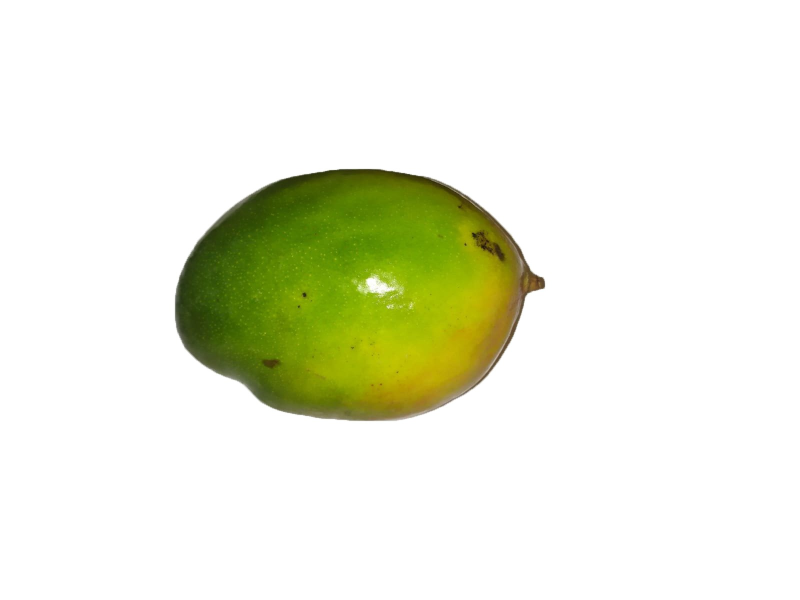
#> input picture img/mango-frente.jpg, 1600 x 1200 px (shown at 1/2 size); its folder holds 8 pictures in this run
$ python calculoMasaFrutas.py
#> lines starting #> are read from the running program, lines starting #| are printed output that depends on the picture; after the words box and inside, x2 and y2 are one past the last pixel; in counts of white or black regions, pixels touching at a corner belong together; long printed decimals are rounded
import cv2
import math
import msvcrt
import time


# [6 lines left out: function cambiaFondoBlanco, not called in this run]

def convierteEscalaGrises(imgMangoFrente1):
    return cv2.cvtColor(imgMangoFrente1,cv2.COLOR_BGR2GRAY)

def binarizaImagen(imgMangoFrente1Gris,u1,u2,y):
    return cv2.threshold(imgMangoFrente1Gris,u1,u2,y)

def filtroGaussiano(imgMangoFrente1Binarizada,mask,y):
    return cv2.GaussianBlur(imgMangoFrente1Binarizada,mask,y)

def detectaBordes(imgMangoFrente1Suavizado,u1,u2):
    return cv2.Canny(imgMangoFrente1Suavizado,u1,u2)

def buscaContornos(imgMangoFrente1Borde):
    return cv2.findContours(imgMangoFrente1Borde.copy(), cv2.RETR_EXTERNAL, cv2.CHAIN_APPROX_SIMPLE)

def dibujaContornos(imgMangoFrente1Normal,imgMangoFrente1Contorno,u1,l,f1):
    return cv2.drawContours(imgMangoFrente1Normal,imgMangoFrente1Contorno,u1,l,f1)

# [39 lines left out: function puntosEje, not called in this run]


def calculoVolumenes(ejes1, ejes2):
    A = int(ejes1[0])
    B = int(ejes1[1])
    C = int(ejes2[0])
    calculo = 4*math.pi*A*B*C
    return calculo

def calculaElipse(contorno,imagen):
    cnt = contorno[0]
    ellipse = cv2.fitEllipse(cnt)
    return ellipse

def excentricidad(ellipse):
    ejeMayor = ellipse[1][0]
    ejeMenor = ellipse[1][1]
    resultado = 0
    if(ejeMenor < ejeMayor):
        resultado = math.sqrt(math.pow(ejeMayor, 2) - math.pow(ejeMenor, 2)) / ejeMayor
    else:
        resultado = math.sqrt(math.pow(ejeMenor, 2) - math.pow(ejeMayor, 2)) / ejeMenor
    return resultado

def tipoDeFruta(redondez, excentricidad):
    media = redondez*excentricidad
    tipo = 0
    if(media > 0.51):
        tipo = "Mango"
    elif(media > 0.31 and media < 0.5):
        tipo = "Naranja"
    else:
        tipo = "Manzana"
    return tipo


def redondez(contorno):
    cnt= contorno[0]
    area = cv2.contourArea(cnt)
    perimetro = cv2.arcLength(cnt, True)
    resultado = 4* math.pi *(area / math.pow(perimetro,2))
    return resultado

def densidadFruta(fruta):
    densidad = 0
    if(fruta == "Naranja"):
        densidad = 2.35*(math.pow(10, -6))
    elif(fruta == "Mango"):
        densidad = 2.32*math.pow(10, -6)
    else:
        densidad = 2.17*math.pow(10, -6)
    return densidad
print("""**************Instrucciones de uso*******************
Inicialmente se puede escoger entre una imagen precargada manualmente o una de nuestra base de datos:
    - Si escoge la opcion de utilizar una imagen precargada debera seleccionar la opcion 0 en el teclado y proporcionar el nombre de la imagen de frente y de arriba, en ese orden
    - Si escoge una opcion de nuestra base de datos simplemtente debera teclear el numero que desee

Funcionamiento del mismo:
    1. En consola ira apareciendo una explicacion paso a paso que esta realizando el algoritmo
    2. Se abriran 2 ventanas con las imagenes de frente y desde arriba mostrando esos resultados
    3. Para que el algoritmo avance de paso a paso debera cerrar las ventanas de las imagenes que se han abierto\n\n""")


def menu():

    print("************************\n",
"Selecciona la fruta para calcular su masa\n",
"0) Otra opcion\n",
"1) Mango1\n",
"2) Mango2\n",
"3) Mango3\n",
"4) Manzana1\n",
"5) Manzana2\n",
"6) Manzana3\n",
"7) Naranja1\n",
"8) Naranja2\n",
"9) Naranja3\n"

)


def programa():
    aux = 1000
    menu()
    aux = int(input("Selecione Opcion\n"))
#> the answer given: 1
    while(aux>=0 and aux<=9):
        imagenFrente = 0
        imagenArriba = 0
        if aux==0:
            print("Las imagenes deben estar contenidas en la carpeta llamada 'img' y estar en formato jpg")
            nombreImgFrente = input("Introduzca el nombre de la imagen de frente\n")
            nombreImgArriba = input("Introduzca el nombre de la imagen de arriba\n")
            n0 = "img/{}.jpg".format(nombreImgFrente)
            n1 = "img/{}.jpg".format(nombreImgArriba)
            imagenFrente = cv2.imread(n0,1)
            imagenArriba = cv2.imread(n1,1)

        elif aux==1:
            imagenFrente = cv2.imread("img/mango-frente.jpg", 1)
#> imagenFrente is the input picture: shape (1200, 1600, 3); mean B, G, R 219.6, 237.6, 234.7
            imagenArriba = cv2.imread("img/mango-arriba.jpg",1)
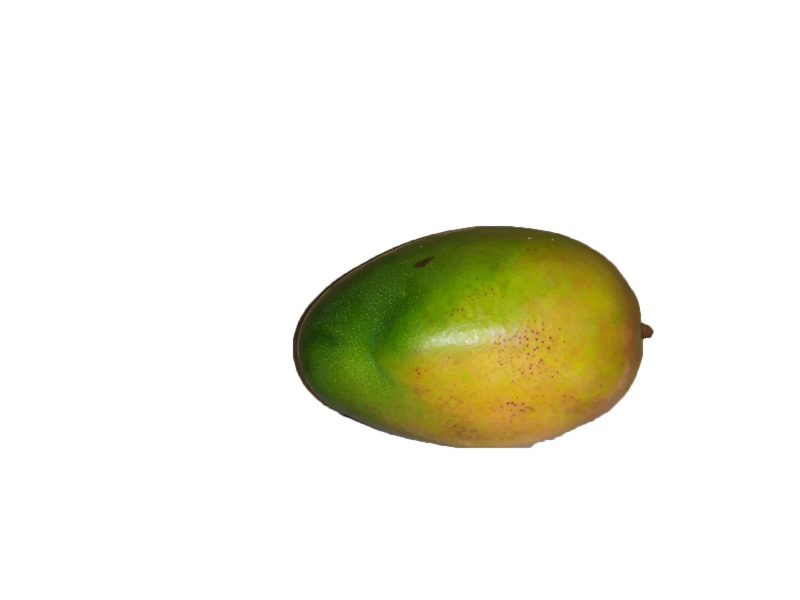
#> input picture img/mango-arriba.jpg, 1600 x 1200 px (shown at 1/2 size)
#> imagenArriba is the input picture: shape (1200, 1600, 3); mean B, G, R 226.3, 238.5, 239.1

        elif aux==2:
            imagenFrente = cv2.imread("img/mango2-frente.jpg", 1)
            imagenArriba = cv2.imread("img/mango2-arriba.jpg",1)

        elif aux==3:
            imagenFrente = cv2.imread("img/mango3-frente.jpg", 1)
            imagenArriba = cv2.imread("img/mango3-arriba.jpg",1)

        elif aux==4:
            imagenFrente = cv2.imread("img/manzana1-frente.jpg", 1)
            imagenArriba = cv2.imread("img/manzana1-arriba.jpg",1)

        elif aux==5:
            imagenFrente = cv2.imread("img/manzana2-frente.jpg", 1)
            imagenArriba = cv2.imread("img/manzana2-arriba.jpg",1)

        elif aux==6:
            imagenFrente = cv2.imread("img/manzana3-frente.jpg", 1)
            imagenArriba = cv2.imread("img/manzana3-arriba.jpg",1)

        elif aux==7:
            imagenFrente = cv2.imread("img/naranja1-frente.jpg", 1)
            imagenArriba = cv2.imread("img/naranja1-arriba.jpg",1)

        elif aux==8:
            imagenFrente = cv2.imread("img/naranja2-frente.jpg", 1)
            imagenArriba = cv2.imread("img/naranja2-arriba.jpg",1)

        elif aux==9:
            imagenFrente = cv2.imread("img/naranja3-frente.jpg", 1)
            imagenArriba = cv2.imread("img/naranja3-arriba.jpg",1)


        imagenFrente = cv2.resize(imagenFrente, (800, 600))
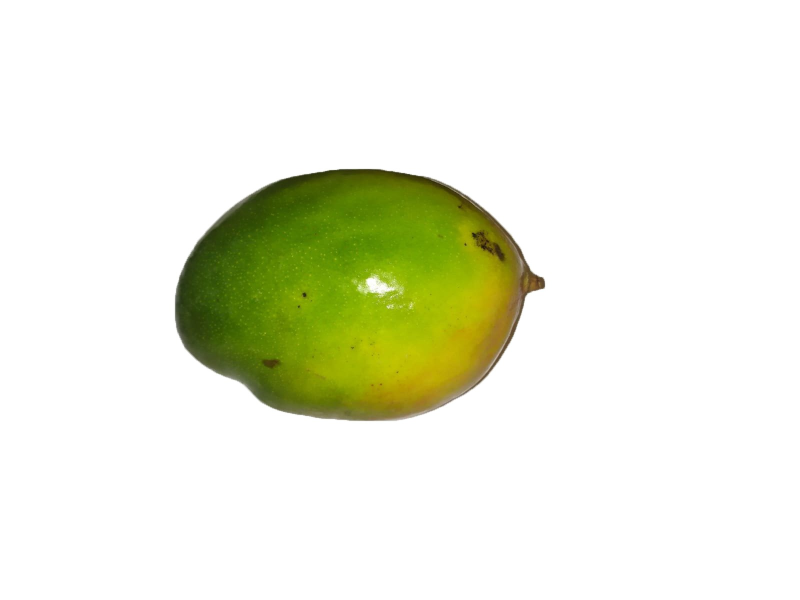
#> imagenFrente: shape (600, 800, 3); mean B, G, R 219.7, 237.7, 234.7
        imagenArriba = cv2.resize(imagenArriba, (800, 600))
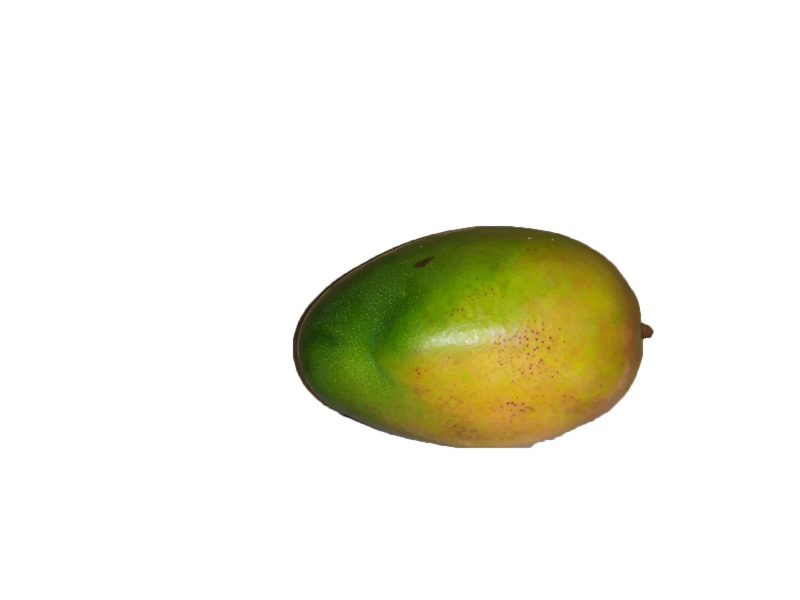
#> imagenArriba: shape (600, 800, 3); mean B, G, R 226.3, 238.6, 239.1

        print("=====================================================================")
        #muestra imagen de frente y arriba
        print("Paso 1) Se muestran las imagenes seleccionadas")
        cv2.imshow("Imagen de frente", imagenFrente)
        cv2.imshow("Imagen de arriba", imagenArriba)

        cv2.waitKey(0)

        #convierte escala de grises
        print("Paso 2) Se realiza la conversion de las imagenes originales a escala de grises")
        gris =  convierteEscalaGrises(imagenFrente)
        gris2 = convierteEscalaGrises(imagenArriba)

        cv2.imshow("Imagen de frente en escala de grises", gris)
        cv2.imshow("Imagen de arriba en escala de grises", gris2)

        cv2.waitKey(0)

        #binariza la imagen con umbral minimo y maximo
        print("""Paso 3) Se binariza la imagen en escala de grises utilizando umbrales: todos los pixeles que esten por encima del valor
        240 se convierten en blanco y el resto en negro""")
        ret,thresh = binarizaImagen(gris, 244, 255, 0)
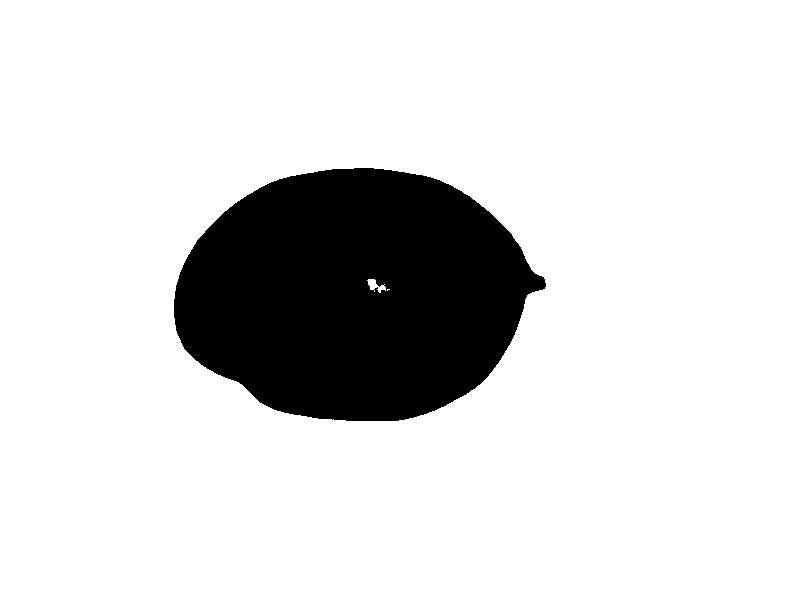
#> thresh: shape (600, 800); 85.3% white; 1 black region, box (x1, y1, x2, y2) and area: (174, 168, 546, 421) 70533
#> ret = 244
        ret2,thresh2 = binarizaImagen(gris2, 244, 255, 0)
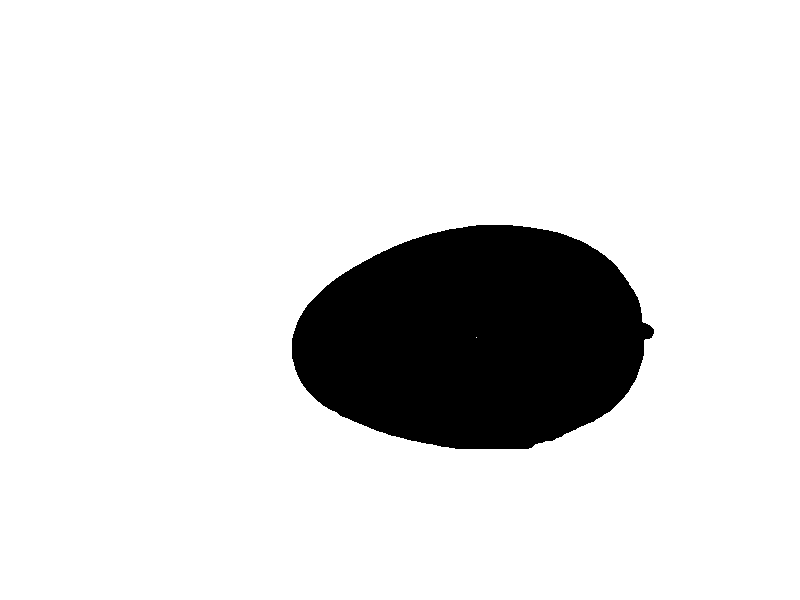
#> thresh2: shape (600, 800); 87.1% white; 1 black region, box (x1, y1, x2, y2) and area: (292, 225, 654, 449) 62095
#> ret2 = 244

        #muestra mangoElipse1s binarizadas
        cv2.imshow("Imagen de frente binarizada", thresh)
        cv2.imshow("Imagen de arriba binarizada", thresh2)

        cv2.waitKey(0)


        #Aplicamos Canny para la deteccion de los bordes
        print("""Paso 4) Se le aplica el metodo de Canny para obtener los contornos. Este metodo inicialmente aplica un filtro
        gaussiano para suavizar la imagen y se obtiene la imagen gradiente, a partir de esta se evalua que pixeles son bordes y cuales no""")
        canny = detectaBordes(thresh, 0, 255)
#> in detectaBordes, `return cv2.Canny(imgMangoFrente1Suavizado,u1,u2)`:
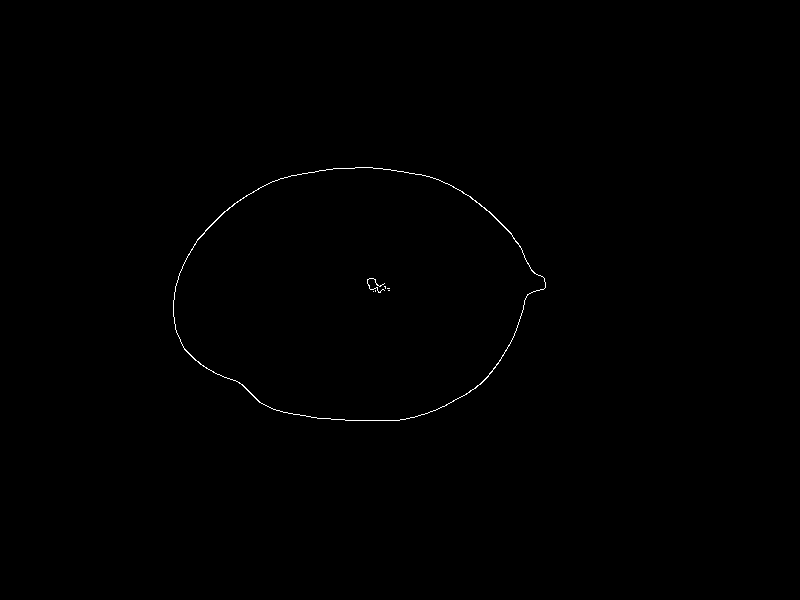
#> returned value: shape (600, 800); 0.23% white in thin lines or dots, all inside (x1, y1, x2, y2) = (173, 167, 546, 421)
        canny2 = detectaBordes(thresh2, 0, 255)
#> call 2 of detectaBordes, with u1 = 0, u2 = 255
#> in detectaBordes (call 2), `return cv2.Canny(imgMangoFrente1Suavizado,u1,u2)`:
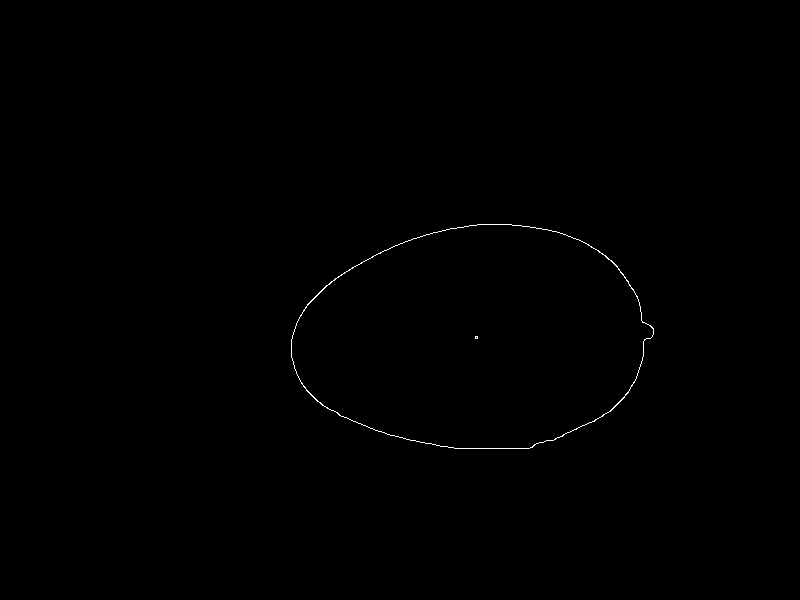
#> returned value: shape (600, 800); 0.2% white in thin lines or dots, all inside (x1, y1, x2, y2) = (291, 224, 654, 449)

        #mostramos las mangoElipse1s aplicadas con Canny
        cv2.imshow("Bordes de la imagen de frente", canny)
        cv2.imshow("Bordes de la imagen cenital", canny2)

        cv2.waitKey(0)
        #Buscamos los posibles contornos , ya que , que sea un borde no quiere
        #decir que sea un contorno
        print("""Paso 5) Se buscan los posibles contornos y se dibujan. Este paso es necesario ya que un borde no es igual que un contorno.
        Un contorno es un conjunto de pixeles que comienzan y acaban en el mismo punto""")
        (contornos,_) = buscaContornos(canny)
#> contornos = 1 contour; box (x1, y1, x2, y2) and area: (173, 167, 546, 421) 70745
        (contornos2,_) = buscaContornos(canny2)
#> contornos2 = 1 contour; box (x1, y1, x2, y2) and area: (291, 224, 654, 449) 62132

        #Dibujamos contornos
        dibujaContornos(imagenFrente, contornos, -1, (0,0,255), 2)
        dibujaContornos(imagenArriba, contornos2, -1, (0,0,255), 2)

        #mostramos los contornos de cada imagen
        cv2.imshow("Contornos dibujados de la imagen de frente", imagenFrente)
        cv2.imshow("Contornos dibujados de la imagen cenital", imagenArriba)

        cv2.waitKey(0)

        #se calcula la elipse y se dibuja
        print("""Paso 6) Se calcula la elipse a partir de los momentos del contorno y se dibujan""")
        elipse1=cv2.ellipse(imagenFrente,calculaElipse(contornos, imagenFrente),(0,255,0),2)
#> in calculaElipse, `cnt = contorno[0]`: cnt = contour of 426 points, box (x1, y1, x2, y2) (173, 167, 546, 421), area 70745
#> in calculaElipse, `ellipse = cv2.fitEllipse(cnt)`: ellipse = ((353.7, 294.2), (255.1, 355.1), 88.1)
        cv2.imshow("Imagen frontal con la elipse dibujada",elipse1)
        elipse2=cv2.ellipse(imagenArriba,calculaElipse(contornos2, imagenArriba),(0,255,0),2)
        cv2.imshow("Imagen cenital con la elipse dibujado",elipse2)

        cv2.waitKey(0)
        #CalculaElipse devuelve eje mayor y menor , y tambien (x,y)
        print()
        print("Eje mayor y eje menor de la imagen frontal",calculaElipse(contornos, imagenFrente)[1])
#| Eje mayor y eje menor de la imagen frontal (255.084, 355.099)
        print("Eje mayor y eje menor de la imagen de arriba",calculaElipse(contornos2, imagenArriba)[1])
#| Eje mayor y eje menor de la imagen de arriba (221.715, 356.575)
        print()

        #calculamos la redondez y excentricidad para luego hacer una media y detectar el tipo de fruta
        redondez1 = redondez(contornos)
#> in redondez, `area = cv2.contourArea(cnt)`: area = 70745
#> in redondez, `perimetro = cv2.arcLength(cnt, True)`: perimetro = 1036.8
#> in redondez, `resultado = 4* math.pi *(area / math.pow(perimetro,2))`: resultado = 0.827
#> redondez1 = 0.827
        excentricidad1 = excentricidad(calculaElipse(contornos, imagenFrente))
#> in excentricidad, `ejeMayor = ellipse[1][0]`: ejeMayor = 255.1
#> in excentricidad, `ejeMenor = ellipse[1][1]`: ejeMenor = 355.1
#> in excentricidad, `resultado = math.sqrt(math.pow(ejeMenor, 2) - math.pow(ejeMayor, 2)) /..`: resultado = 0.696
#> excentricidad1 = 0.696

        #miramos que tipo de fruta es
        fruta = tipoDeFruta(redondez1, excentricidad1)
#> in tipoDeFruta, `media = redondez*excentricidad`: media = 0.575
#> fruta = 'Mango'

        #el calculo de la densidad es la media de las densidades de cada tipo de fruta correspondiente
        #la densidad es el numero de gramos que tiene un pixel cubico de media
        densidad = densidadFruta(fruta)
#> densidad = 2.32e-06

        #volumen en pixeles cubicos ( contar los pixeles que ocupa cada fruta )
        volumen = calculoVolumenes(calculaElipse(contornos, imagenFrente)[1],calculaElipse(contornos2, imagenArriba)[1])
#> in calculoVolumenes, `A = int(ejes1[0])`: A = 255
#> in calculoVolumenes, `B = int(ejes1[1])`: B = 355
#> in calculoVolumenes, `C = int(ejes2[0])`: C = 221
#> in calculoVolumenes, `calculo = 4*math.pi*A*B*C`: calculo = 251403124.7
#> volumen = 251403124.7
        masa = volumen * densidad
#> masa = 583.3
        media = redondez1 * excentricidad1
#> media = 0.575
        print("""Paso 7) Se calculan la redondez y la excentricidad para poder obtener el tipo de fruta que es""")
#> (the run stopped early here; a loop or call above may not have finished)
